Frame 1 (no input): blank canvas, image omitted
Frame 60 (no input): blank canvas, image omitted
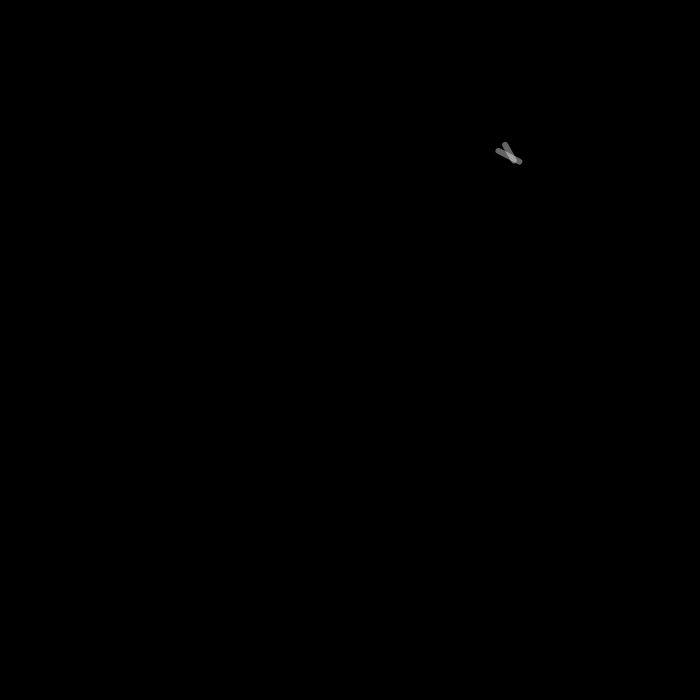
Frame 120 (the mouse pressed at the canvas centre since frame 60)

The p5.js sketch whose frames 1 and 60 were blank and that drew this single picture after the mouse press (run headless with seeded random() and noise() and a simulated clock; from frame 60 on, the mouse is pressed at the canvas centre):

// p5.js sketch
// ── sketch.js
var cells = [];

function setup() {
  createCanvas(700, 700);
  cells.push(new Cell());
  //cells.push(new Cell());
}

function draw() {
  background(0);
  for (var i = 0; i < cells.length; i++) {
    cells[i].move();
    cells[i].show();
  }
  if (frameCount % 10 == 0) {
    //mitosis();
  }
}

function mousePressed() {
  mitosis();
}

function mitosis() {
  for (var i = cells.length - 1; i >= 0; i--) {
    //if (cells[i].clicked(mouseX, mouseY)) {
    cells.push(cells[i].mitosis());
    cells.push(cells[i].mitosis());
    cells.splice(i, 1);
    //}
  }
}

// ── cell.js
function Cell(pos, r, c) {
  if (pos) {
    this.pos = pos.copy();
  } else {
    this.pos = createVector(random(width), random(height));
  }
  this.end = createVector(
    this.pos.x + random(10, 20),
    this.pos.y + random(10, 20)
  );

  this.r = r || 60;
  //this.c = c || color(random(100, 255), 0, random(100, 255), 100);
  //this.c = color(random(100, 255), 0, random(100, 255), 100);
  this.c = color(255, 255, 255, 100);

  this.clicked = function (x, y) {
    var d = dist(this.pos.x, this.pos.y, x, y);
    if (d < this.r) {
      return true;
    } else {
      return false;
    }
  };

  this.mitosis = function () {
    //this.pos.x += random(-this.r, this.r);
    var cell = new Cell(this.pos, this.r * 0.8, this.c);
    return cell;
  };

  this.move = function () {
    var vel = p5.Vector.random2D();
    this.pos.add(vel);
  };

  this.show = function () {
    //noStroke();
    //fill(this.c);
    //ellipse(this.pos.x, this.pos.y, this.r, this.r);

    stroke(this.c);
    strokeWeight(6);
    line(this.pos.x, this.pos.y, this.end.x, this.end.y);
  };
}
